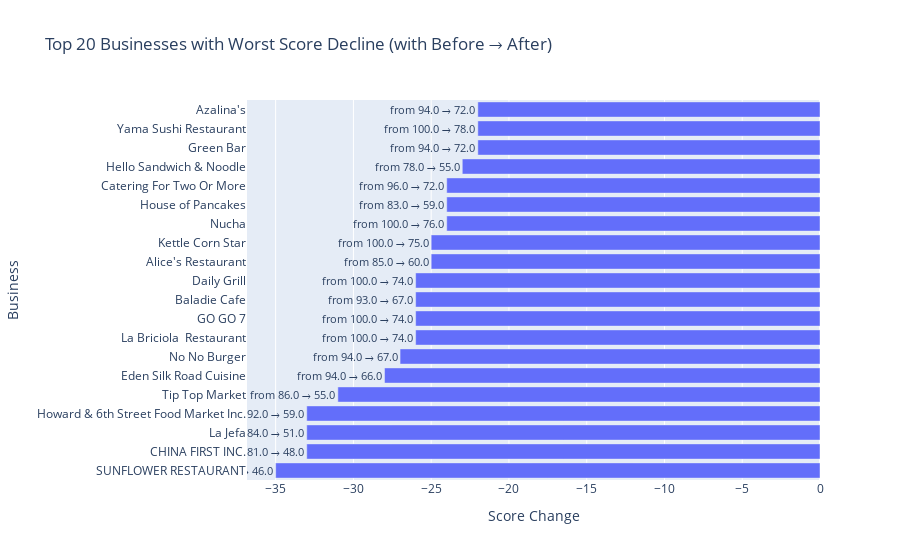

The notebook cell saved with this chart:
### Code cell
most_declined = score_change.sort_values(by='score_diff', ascending=True).head(20)

fig2 = px.bar(
    most_declined,
    x='score_diff',
    y='business_name',
    orientation='h',
    text='score_change_label',
    title='Top 20 Businesses with Worst Score Decline (with Before → After)',
    labels={'score_diff': 'Score Change', 'business_name': 'Business'}
)

fig2.update_traces(textposition='outside')
fig2.update_layout(yaxis={'categoryorder': 'total ascending'})
fig2.show()

### Figure 1 — Plotly figure (JSON) as saved in the notebook; plotly's stock layout.template omitted (floating-point values rounded to 4 significant figures)
{"data": [{"hovertemplate": "Score Change=%{x}<br>Business=%{y}<br>score_change_label=%{text}<extra></extra>", "legendgroup": "", "marker": {"color": "#636efa", "pattern": {"shape": ""}}, "name": "", "orientation": "h", "showlegend": false, "text": ["from 81.0 → 46.0", "from 81.0 → 48.0", "from 84.0 → 51.0", "from 92.0 → 59.0", "from 86.0 → 55.0", "from 94.0 → 66.0", "from 94.0 → 67.0", "from 100.0 → 74.0", "from 100.0 → 74.0", "from 93.0 → 67.0", "from 100.0 → 74.0", "from 85.0 → 60.0", "from 100.0 → 75.0", "from 100.0 → 76.0", "from 83.0 → 59.0", "from 96.0 → 72.0", "from 78.0 → 55.0", "from 94.0 → 72.0", "from 100.0 → 78.0", "from 94.0 → 72.0"], "textposition": "outside", "x": [-35.0, -33.0, -33.0, -33.0, -31.0, -28.0, -27.0, -26.0, -26.0, -26.0, -26.0, -25.0, -25.0, -24.0, -24.0, -24.0, -23.0, -22.0, -22.0, -22.0], "xaxis": "x", "y": ["SUNFLOWER RESTAURANT", "CHINA FIRST INC.", "La Jefa", "Howard & 6th Street Food Market Inc.", "Tip Top Market", "Eden Silk Road Cuisine", "No No Burger", "La Briciola  Restaurant", "GO GO 7", "Baladie Cafe", "Daily Grill", "Alice's Restaurant", "Kettle Corn Star", "Nucha", "House of Pancakes", "Catering For Two Or More", "Hello Sandwich & Noodle", "Green Bar", "Yama Sushi Restaurant", "Azalina's"], "yaxis": "y", "type": "bar"}], "layout": {"xaxis": {"anchor": "y", "domain": [0.0, 1.0], "title": {"text": "Score Change"}}, "yaxis": {"anchor": "x", "domain": [0.0, 1.0], "title": {"text": "Business"}, "categoryorder": "total ascending"}, "legend": {"tracegroupgap": 0}, "title": {"text": "Top 20 Businesses with Worst Score Decline (with Before → After)"}, "barmode": "relative"}}
